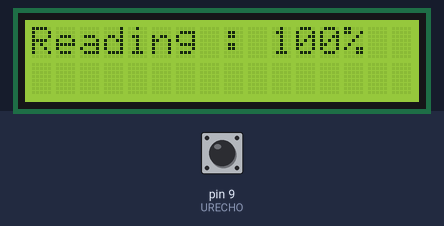
Recording of a sketch running on a simulated Arduino Uno, built with avr-gcc and run on an emulated ATmega328P. On the bench: 16×2 character LCD. The inputs (shaded band) are chosen by the test bench; at power-on: pin 9 (URECHO) LOW. What the sketch prints to the serial monitor is not drawn.

Above: at 1.7 s.
1.8 s: pin 9 (URECHO) pulsed HIGH 5 times (0.12 s each, 0.3 s apart)
At 3.5 s:
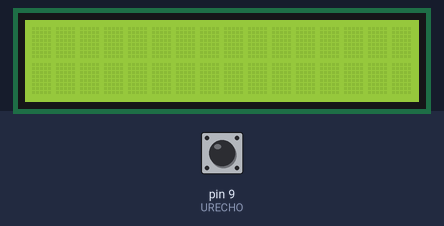
Timing chart, 0 to 5.0 s (numbered marks = the images above; inputs shaded):
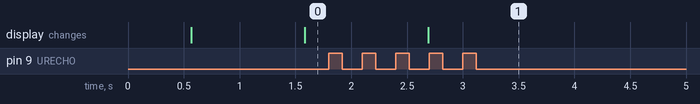

The sketch:

sketch_jun07aurm37.ino
```cpp
#include <Wire.h>
#include <LiquidCrystal_I2C.h>
#define  Measure  1     //Mode select
int URECHO = 9;         // PWM Output 0-25000US,Every 50US represent 1cm
int URTRIG = 10;         // PWM trigger pin
int sensorValue = 0;    // variable to store the value coming from the sensor
LiquidCrystal_I2C lcd(0x20, 16, 2);
unsigned int DistanceMeasured= 0;

void setup()
{
  //Serial initialization
  Serial.begin(9600);                        // Sets the baud rate to 9600
  pinMode(URTRIG,OUTPUT);                    // A low pull on pin COMP/TRIG
  digitalWrite(URTRIG,HIGH);                 // Set to HIGH
  pinMode(URECHO, INPUT);                    // Sending Enable PWM mode command
  delay(500);
  Serial.println("Init the sensor");
  lcd.begin();
lcd.backlight();

 }
void loop()
{
  PWM_Mode();
  delay(100);
}

void PWM_Mode()                              // a low pull on pin COMP/TRIG  triggering a sensor reading
{
  lcd.clear();
  Serial.print("Distance Measured=");
  digitalWrite(URTRIG, LOW);
  digitalWrite(URTRIG, HIGH);               // reading Pin PWM will output pulses
  if( Measure)
  {
    unsigned long LowLevelTime = pulseIn(URECHO, LOW) ;
    if(LowLevelTime>=45000)                 // the reading is invalid.
    {
      Serial.print("Invalid");
    }
    else{
    DistanceMeasured = (180-(LowLevelTime/50))/1.8;   // every 50us low level stands for 1cm
    Serial.print(DistanceMeasured);
    Serial.println("%");
    lcd.home();lcd.print("Reading : ");
    lcd.setCursor(10,0);
    lcd.print(DistanceMeasured);
    lcd.setCursor(13,0);lcd.print("%");
    }
  }
  delay(1000);
}
//successfull tobe modified for 180 deg
```
